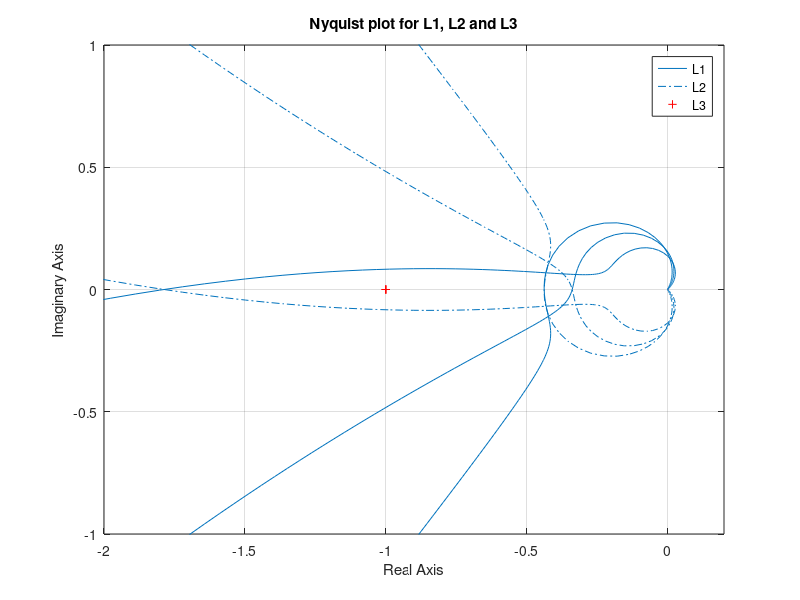
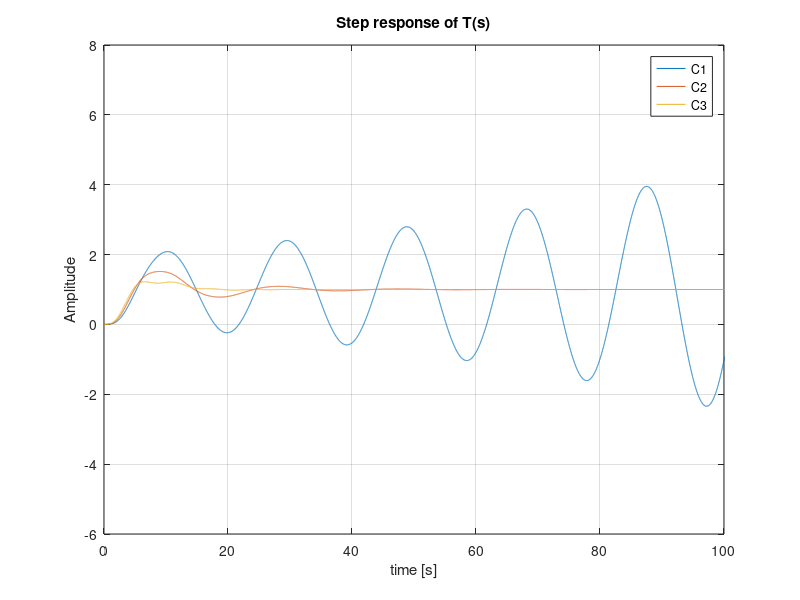

Write MATLAB code to recreate these figures, in order. (Note: this script raises an error after producing the figures.)
clc; clear all; delete all 
s = tf('s');
G = tf([5.1e-3 100 250 ],[5e5 2.5e5 6.4e5 4.9e4 0]); 

%% a 
C1 = (770*s + 350)/(4.3*s + 1);
C2 = (770*s + 210)/(2.5*s + 1);
C3 = (770*s + 140)/(1.7*s + 1);

L1 = C1 * G;
L2 = C2 * G;
L3 = C3 * G;

figure(1);
nyquist(L1);
hold on 
nyquist(L2);
hold on 
nyquist(L3);
xlim([-2 0.2])
ylim([-1 1])
legend('L1','L2','L3')
title('Nyquist plot for L1, L2 and L3')

%% b
T1 = feedback(L1, 1);
T2 = feedback(L2, 1);
T3 = feedback(L3, 1);

L1_poles = pole(L1);
L2_poles = pole(L2);
L3_poles = pole(L3);

%% c 
S1 = 1/(1 + L1);
S2 = 1/(1 + L2);
S3 = 1/(1 + L3); 

[Gm_L1, Pm_L1, Wcg_L1, Wcp_L1] = margin(L1);
[Gm_L2, Pm_L2, Wcg_L2, Wcp_L2] = margin(L2);
[Gm_L3, Pm_L3, Wcg_L3, Wcp_L3] = margin(L3);

MM1 = 1 / norm(S1, inf); %Twijfels of dit goed is 
MM2 = 1 / norm(S2, inf);
MM3 = 1 / norm(S3, inf);

% Andere manier, geeft hetzelfde antwoord
w = linspace(0,1000,1e6);
[modulusmargin1,index1] = min(abs(freqresp(1 + L1,w)));
[modulusmargin2,index2] = min(abs(freqresp(1 + L2,w)));
[modulusmargin3,index3] = min(abs(freqresp(1 + L3,w)));
wc1 = w(index1);
wc2 = w(index2);
wc3 = w(index3);
%% d step response 
t = 0 : 0.01 : 150;
[Amplitude_step1, tOut_step1] = step(T1 ,t);
[Amplitude_step2, tOut_step2] = step(T2 ,t);
[Amplitude_step3, tOut_step3] = step(T3,t);

figure(2);
plot(tOut_step1, Amplitude_step1);
hold on 
plot(tOut_step2, Amplitude_step2);
hold on 
plot(tOut_step3, Amplitude_step3);
legend("C1", "C2","C3")
title("Step response of T(s)")
grid on
xlim([0 100]);
xlabel('time [s]');
ylabel('Amplitude');

%info1 = stepinfo(T1, 'SettlingTimeThreshold', 0.01);
info2 = stepinfo(T2, 'SettlingTimeThreshold', 0.01);
info3 = stepinfo(T3, 'SettlingTimeThreshold', 0.01);


